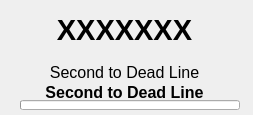
<ui version="4.0" >
 <class>TimerWindow</class>
 <widget class="QWidget" name="TimerWindow" >
  <property name="geometry" >
   <rect>
    <x>0</x>
    <y>0</y>
    <width>253</width>
    <height>115</height>
   </rect>
  </property>
  <property name="minimumSize" >
   <size>
    <width>253</width>
    <height>115</height>
   </size>
  </property>
  <property name="maximumSize" >
   <size>
    <width>253</width>
    <height>115</height>
   </size>
  </property>
  <property name="windowTitle" >
   <string>DeadLine ;-)</string>
  </property>
  <widget class="QLabel" name="label" >
   <property name="geometry" >
    <rect>
     <x>10</x>
     <y>60</y>
     <width>229</width>
     <height>25</height>
    </rect>
   </property>
   <property name="font" >
    <font>
     <pointsize>12</pointsize>
    </font>
   </property>
   <property name="text" >
    <string>Second to Dead Line</string>
   </property>
   <property name="alignment" >
    <set>Qt::AlignCenter</set>
   </property>
  </widget>
  <widget class="QLabel" name="lab_sekundy" >
   <property name="geometry" >
    <rect>
     <x>10</x>
     <y>10</y>
     <width>229</width>
     <height>40</height>
    </rect>
   </property>
   <property name="font" >
    <font>
     <pointsize>22</pointsize>
     <weight>75</weight>
     <bold>true</bold>
    </font>
   </property>
   <property name="text" >
    <string>XXXXXXX</string>
   </property>
   <property name="alignment" >
    <set>Qt::AlignCenter</set>
   </property>
  </widget>
  <widget class="QLabel" name="lab_data" >
   <property name="geometry" >
    <rect>
     <x>10</x>
     <y>80</y>
     <width>229</width>
     <height>25</height>
    </rect>
   </property>
   <property name="font" >
    <font>
     <pointsize>12</pointsize>
     <weight>75</weight>
     <bold>true</bold>
    </font>
   </property>
   <property name="text" >
    <string>Second to Dead Line</string>
   </property>
   <property name="alignment" >
    <set>Qt::AlignCenter</set>
   </property>
  </widget>
  <widget class="QProgressBar" name="progressBar" >
   <property name="enabled" >
    <bool>true</bool>
   </property>
   <property name="geometry" >
    <rect>
     <x>20</x>
     <y>100</y>
     <width>220</width>
     <height>10</height>
    </rect>
   </property>
   <property name="textVisible" >
    <bool>false</bool>
   </property>
  </widget>
 </widget>
 <resources/>
 <connections/>
</ui>
